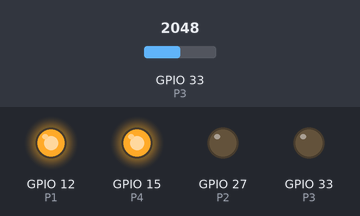
This sketch was run on a simulated ESP32. Shown: output pins drawn as LEDs (lit = HIGH). The inputs (shaded band) are chosen by the test bench; at power-on: GPIO 33 (P3) = 2048. What the sketch prints to the serial monitor is not drawn.

Above: at 1.2 s.
1.3 s: GPIO 33 (P3) set to 2217
2.8 s: GPIO 33 (P3) set to 2322
Timing chart, 0 to 5.8 s (numbered marks = the images above; inputs shaded):
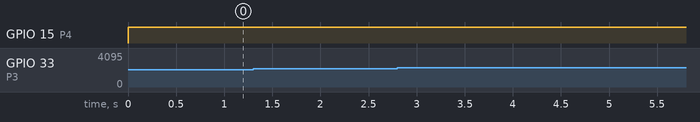

The sketch:

diode_thermistor_combo.ino
```cpp
/**
 * Example program reading temperature from fiber and also lighting the LED
 */

#define P1  12
#define P2  27
#define P3  33
#define P4  15

#define SERIESRESISTOR  10000

// resistance at 25 degrees C
#define THERMISTORNOMINAL 2000
// temp. for nominal resistance (almost always 25 C)
#define TEMPERATURENOMINAL 25
// how many samples to take and average, more takes longer
// but is more 'smooth'
#define NUMSAMPLES 5
// The beta coefficient of the thermistor (usually 3000-4000)
#define BCOEFFICIENT 4500

// WARNING: The Feather V2 analog read has some error in its readings. Change this number only if you are tring to calibrate the temperature readings to a known thermometer.
//    If you are calibrating, change the number in increments of 0.1 or 0.01.
const float voltageError = 0.14;

void setup() {
  Serial.begin(9600);
}

void loop() {
  flashLED();
  delay(5);
  measureTherm();
  delay(5);
}

void flashLED() {
//  setting P2/P4 to float
  pinMode(P2, INPUT);
  pinMode(P4, INPUT);
//  setting P1 to be voltage source
  pinMode(P1, OUTPUT);
  digitalWrite(P1, HIGH);
//  setting P3 to be current sink
  pinMode(P3, OUTPUT);
  digitalWrite(P3, LOW);
}

void measureTherm() {
  // setting P1 to floating
  pinMode(P1, INPUT);
  // setting P2 to be current sink
  pinMode(P2, OUTPUT);
  digitalWrite(P2, LOW);
  // setting P4 to be voltage source
  pinMode(P4, OUTPUT);
  digitalWrite(P4, HIGH);

  // read voltage on P3
  pinMode(P3, INPUT);

  // Taking multiple samples and averaging them to reduce noise
  float avg_reading = 0;
  for (int cntr = 0; cntr < NUMSAMPLES; cntr++) {
    avg_reading += analogRead(P3);
  }
  avg_reading /= NUMSAMPLES;

  Serial.print("Analog reading ");
  Serial.println(avg_reading);

  // convert the value to resistance
  float nodeVoltage = ((avg_reading/4095) * 3.3) + voltageError;
  float resistance = (nodeVoltage/3.3 * SERIESRESISTOR)/(1 - nodeVoltage/3.3);
  Serial.print("Node voltage ");
  Serial.println(nodeVoltage);
  Serial.print("Thermistor resistance ");
  Serial.println(resistance);

  float steinhart;
  steinhart = resistance / THERMISTORNOMINAL;     // (R/Ro)
  steinhart = log(steinhart);                  // ln(R/Ro)
  steinhart /= BCOEFFICIENT;                   // 1/B * ln(R/Ro)
  steinhart += 1.0 / (TEMPERATURENOMINAL + 273.15); // + (1/To)
  steinhart = 1.0 / steinhart;                 // Invert
  steinhart -= 273.15;                         // convert absolute temp to C

  Serial.print("Temperature ");
  Serial.print(steinhart);
  Serial.println(" *C");
  steinhart = (steinhart * 9/5) + 32;
  Serial.print(steinhart);
  Serial.println(" *F");
}
```
